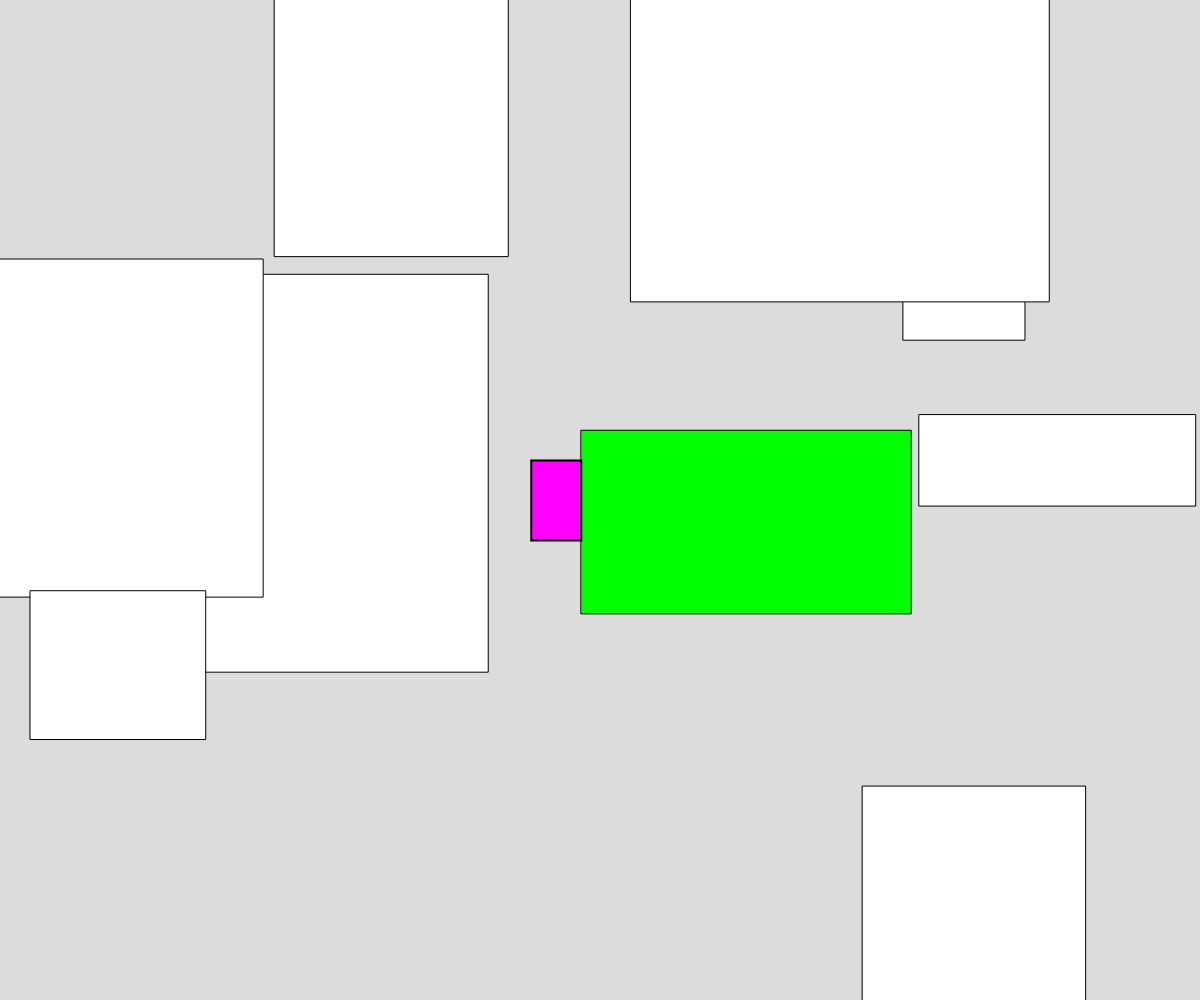
Frame 1 (no input)
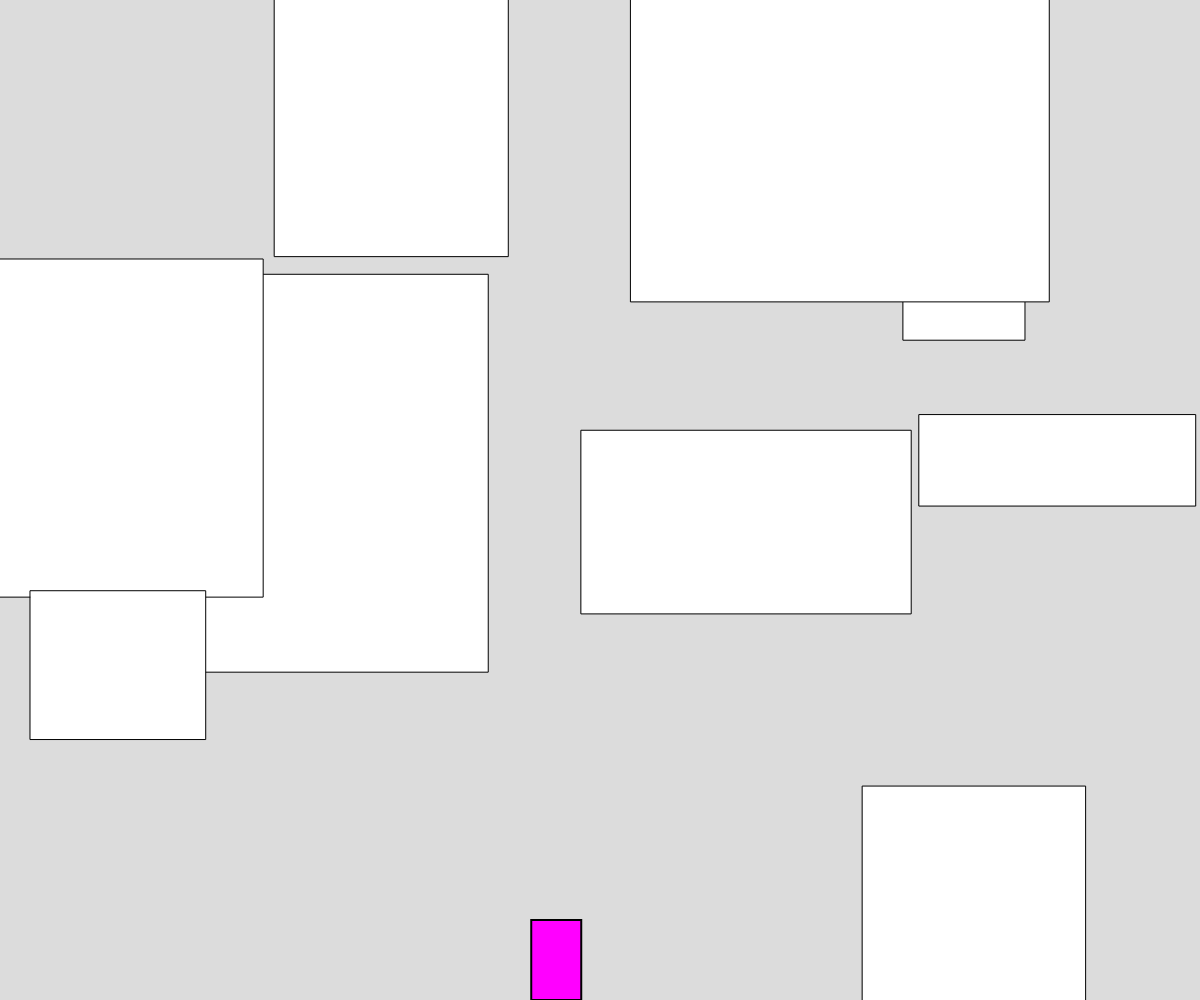
Frame 60 (no input)
Frame 120 (the mouse pressed at the canvas centre since frame 60): identical to frame 60, image omitted

The p5.js sketch that drew these frames (run headless with seeded random() and noise() and a simulated clock; from frame 60 on, the mouse is pressed at the canvas centre):

// p5.js sketch
// ── sketch.js
// Capstone Platformer Testing
// Jeffrey Hamilton
// 18/May/2024

let player;
let walls = [];

function preload() {

}


function setup() {
  createCanvas(windowWidth, windowHeight);
  rectMode(CENTER);

  for(let i = 0; i < 10; i++) {
    walls.push(new Wall(random(0,width),random(0,height),random(0,500),random(0,500)));
  }

  player = new Player(width/2,height/2);
}

function draw() {
  background(220);
  fill(255);

  player.move();
  for(w of walls) {
    w.collision();
    w.display();
  }
  player.display();
}
// ── objectClasses.js
class Player {
    constructor(x,y) {
      this.pos = createVector(x,y);

      this.speed = createVector(0,0);
      this.moveAccel = 1.5;
      this.speedDecay = 1.5;
      this.maxSpeed = 10;

      this.acceleration = 0.5;
      this.size = createVector(50,80);
      this.onFloor = false;
    }
  
    display() {
      strokeWeight(2);
      fill(255,0,255);
      rect(this.pos.x,this.pos.y,this.size.x,this.size.y); // Will be a sprite at some point.
    }
  
    move() {
      if(keyIsDown(188)) {
        if(this.onFloor) this.speed.y -= 15;
        this.onFloor = false;
      }
      if(keyIsDown(65) && !keyIsDown(69)) {
        if(this.speed.x > -this.maxSpeed) this.speed.x -= this.moveAccel;
      } else if(keyIsDown(69) && !keyIsDown(65)) {
        if(this.speed.x < this.maxSpeed) this.speed.x += this.moveAccel;
      } else {
        if(this.speed.x > 0) this.speed.x -= this.speedDecay;
        if(this.speed.x < 0) this.speed.x += this.speedDecay;
      }

      this.pos.x += this.speed.x;
      this.gravity();
      this.screenCollisions();
    }
  
    gravity() {
      this.speed.y += this.acceleration;
      this.pos.y += this.speed.y;
    }
  
    screenCollisions() {
      if(this.pos.x + this.size.x/2 > width) this.pos.x = width - this.size.x/2;
      if(this.pos.x - this.size.x/2 < 0) this.pos.x = this.size.x/2;
  
      if(this.pos.y + this.size.y/2 > height) {
        this.pos.y = height - this.size.y/2;
        this.speed.y = 0;
        this.onFloor = true;
      }
      if(this.pos.y - this.size.y/2 < 0) {
        this.pos.y = this.size.y/2;
        this.speed.y = 0;
      }
    }
  
    moveTo(x,y) {
      this.pos.x = x, this.pos.y = y;
    }
  
    returnPos() {
      return this.pos;
    }
  
    returnSize() {
      return this.size;
    }
  }
  
  class Wall {
    constructor(x,y,w,h) {
      this.x = x, this.y = y, this.w = w, this.h = h;
    }
  
    display() {
      strokeWeight(1);
      rect(this.x,this.y,this.w,this.h);
      fill(255);
    }
  
    collision() {
      let playerPos = player.returnPos();
      let playerSize = player.returnSize();
  
      let collideLeft = playerPos.x + playerSize.x/2 > this.x - this.w/2; 
      let collideRight = playerPos.x - playerSize.x/2 < this.x + this.w/2;
      let collideTop = playerPos.y + playerSize.y/2 > this.y - this.h/2;
      let collideBottom = playerPos.y - playerSize.y/2 < this.y + this.h/2;
  
      let distToBot = dist(0,this.y+this.h/2,0,playerPos.y-playerSize.y/2);
      let distToTop = dist(0,this.y-this.h/2,0,playerPos.y+playerSize.y/2);
      let distToRight = dist(this.x+this.w/2,0,playerPos.x-playerSize.x/2,0);
      let distToLeft = dist(this.x-this.w/2,0,playerPos.x+playerSize.x/2,0);
  
      if(collideTop && collideBottom && collideLeft && collideRight) {
        fill(0,255,0);
        if(distToBot < distToTop) {
          if(distToBot < distToRight && distToBot < distToLeft) {
            player.speed.y = 0;
            player.moveTo(playerPos.x,this.y+this.h/2+playerSize.y/2);
          } else if(distToRight < distToLeft) {
            player.speed.x = 0;
            player.moveTo(this.x+this.w/2+playerSize.x/2,playerPos.y);
          } else {
            player.speed.x = 0;
            player.moveTo(this.x-this.w/2-playerSize.x/2,playerPos.y);
          }
        } else {
          if(distToTop < distToRight && distToTop < distToLeft) {
            player.speed.y = 0;
            player.onFloor = true;
            player.moveTo(playerPos.x,this.y-this.h/2-playerSize.y/2);
          } else if(distToRight < distToLeft) {
            player.speed.x = 0;
            player.moveTo(this.x+this.w/2+playerSize.x/2,playerPos.y);
          } else {
            player.speed.x = 0;
            player.moveTo(this.x-this.w/2-playerSize.x/2,playerPos.y);
          }
        }
      }
    }
  }
